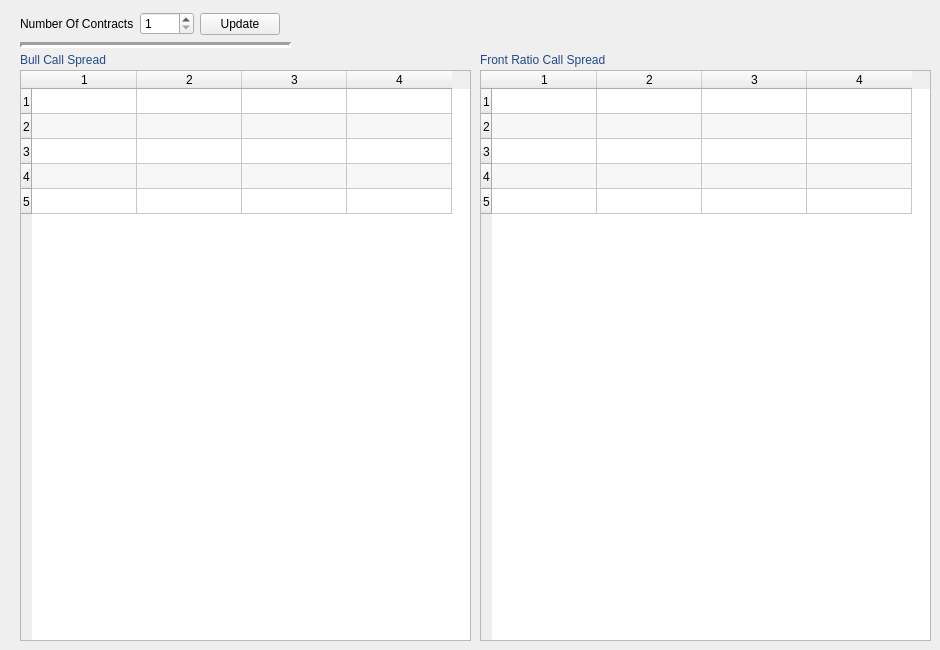
      <widget class="QWidget" name="bullSpread_tab">
       <attribute name="title">
        <string>Bull Spread</string>
       </attribute>
       <widget class="QTableWidget" name="tableWidget_BullSpread">
        <property name="geometry">
         <rect>
          <x>20</x>
          <y>70</y>
          <width>451</width>
          <height>571</height>
         </rect>
        </property>
        <property name="editTriggers">
         <set>QAbstractItemView::NoEditTriggers</set>
        </property>
        <property name="alternatingRowColors">
         <bool>true</bool>
        </property>
        <property name="selectionBehavior">
         <enum>QAbstractItemView::SelectRows</enum>
        </property>
        <property name="rowCount">
         <number>5</number>
        </property>
        <property name="columnCount">
         <number>4</number>
        </property>
        <attribute name="horizontalHeaderDefaultSectionSize">
         <number>105</number>
        </attribute>
        <attribute name="horizontalHeaderMinimumSectionSize">
         <number>11</number>
        </attribute>
        <attribute name="verticalHeaderDefaultSectionSize">
         <number>25</number>
        </attribute>
        <row/>
        <row/>
        <row/>
        <row/>
        <row/>
        <column/>
        <column/>
        <column/>
        <column/>
       </widget>
       <widget class="QWidget" name="layoutWidget_9">
        <property name="geometry">
         <rect>
          <x>20</x>
          <y>10</y>
          <width>260</width>
          <height>28</height>
         </rect>
        </property>
        <layout class="QHBoxLayout" name="horizontalLayout">
         <item>
          <widget class="QLabel" name="label_6">
           <property name="text">
            <string>Number Of Contracts</string>
           </property>
          </widget>
         </item>
         <item>
          <widget class="QSpinBox" name="spinBox_numberOfContracts">
           <property name="minimum">
            <number>1</number>
           </property>
           <property name="maximum">
            <number>15</number>
           </property>
          </widget>
         </item>
         <item>
          <widget class="QPushButton" name="pushButton_updateNumberOfContracts">
           <property name="text">
            <string>Update</string>
           </property>
          </widget>
         </item>
        </layout>
       </widget>
       <widget class="QLabel" name="label_9">
        <property name="geometry">
         <rect>
          <x>480</x>
          <y>50</y>
          <width>191</width>
          <height>20</height>
         </rect>
        </property>
        <property name="styleSheet">
         <string notr="true">font: 75 italic 11pt &quot;aakar&quot;;
color: rgb(32, 74, 135);</string>
        </property>
        <property name="text">
         <string>Front Ratio Call Spread </string>
        </property>
       </widget>
       <widget class="QTableWidget" name="tableWidget_FrontRatioCallSpread">
        <property name="geometry">
         <rect>
          <x>480</x>
          <y>70</y>
          <width>451</width>
          <height>571</height>
         </rect>
        </property>
        <property name="editTriggers">
         <set>QAbstractItemView::NoEditTriggers</set>
        </property>
        <property name="alternatingRowColors">
         <bool>true</bool>
        </property>
        <property name="selectionBehavior">
         <enum>QAbstractItemView::SelectRows</enum>
        </property>
        <property name="rowCount">
         <number>5</number>
        </property>
        <property name="columnCount">
         <number>4</number>
        </property>
        <attribute name="horizontalHeaderDefaultSectionSize">
         <number>105</number>
        </attribute>
        <attribute name="horizontalHeaderMinimumSectionSize">
         <number>11</number>
        </attribute>
        <attribute name="verticalHeaderDefaultSectionSize">
         <number>25</number>
        </attribute>
        <row/>
        <row/>
        <row/>
        <row/>
        <row/>
        <column/>
        <column/>
        <column/>
        <column/>
       </widget>
       <widget class="QLabel" name="label_10">
        <property name="geometry">
         <rect>
          <x>20</x>
          <y>50</y>
          <width>191</width>
          <height>20</height>
         </rect>
        </property>
        <property name="styleSheet">
         <string notr="true">font: 75 italic 11pt &quot;aakar&quot;;
color: rgb(32, 74, 135);</string>
        </property>
        <property name="text">
         <string>Bull Call Spread </string>
        </property>
       </widget>
       <widget class="Line" name="line">
        <property name="geometry">
         <rect>
          <x>20</x>
          <y>35</y>
          <width>271</width>
          <height>20</height>
         </rect>
        </property>
        <property name="frameShadow">
         <enum>QFrame::Sunken</enum>
        </property>
        <property name="lineWidth">
         <number>3</number>
        </property>
        <property name="orientation">
         <enum>Qt::Horizontal</enum>
        </property>
       </widget>
      </widget>
